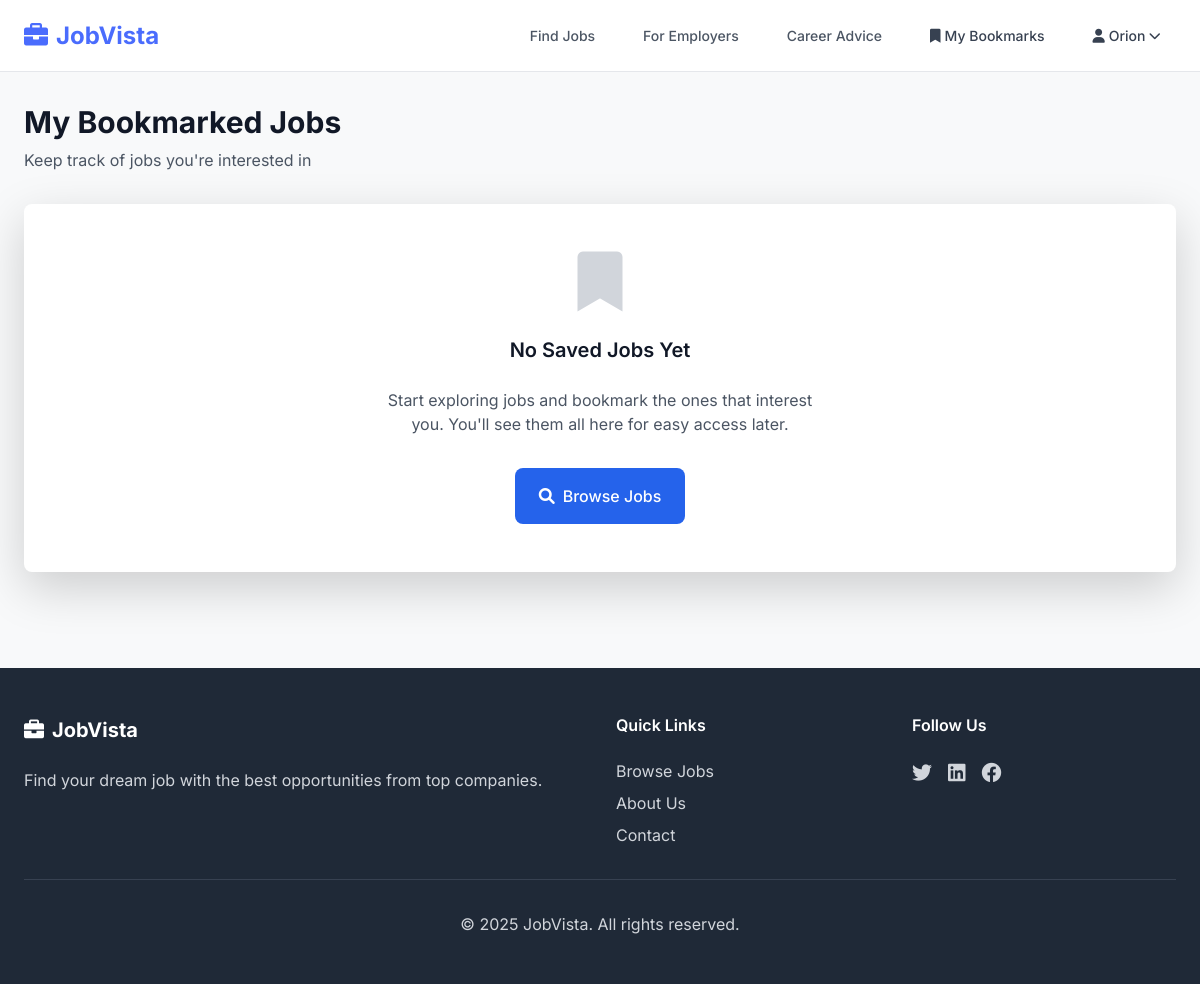
Before: /bookmarks/my_bookmarks/ (signed in) with the older database file.
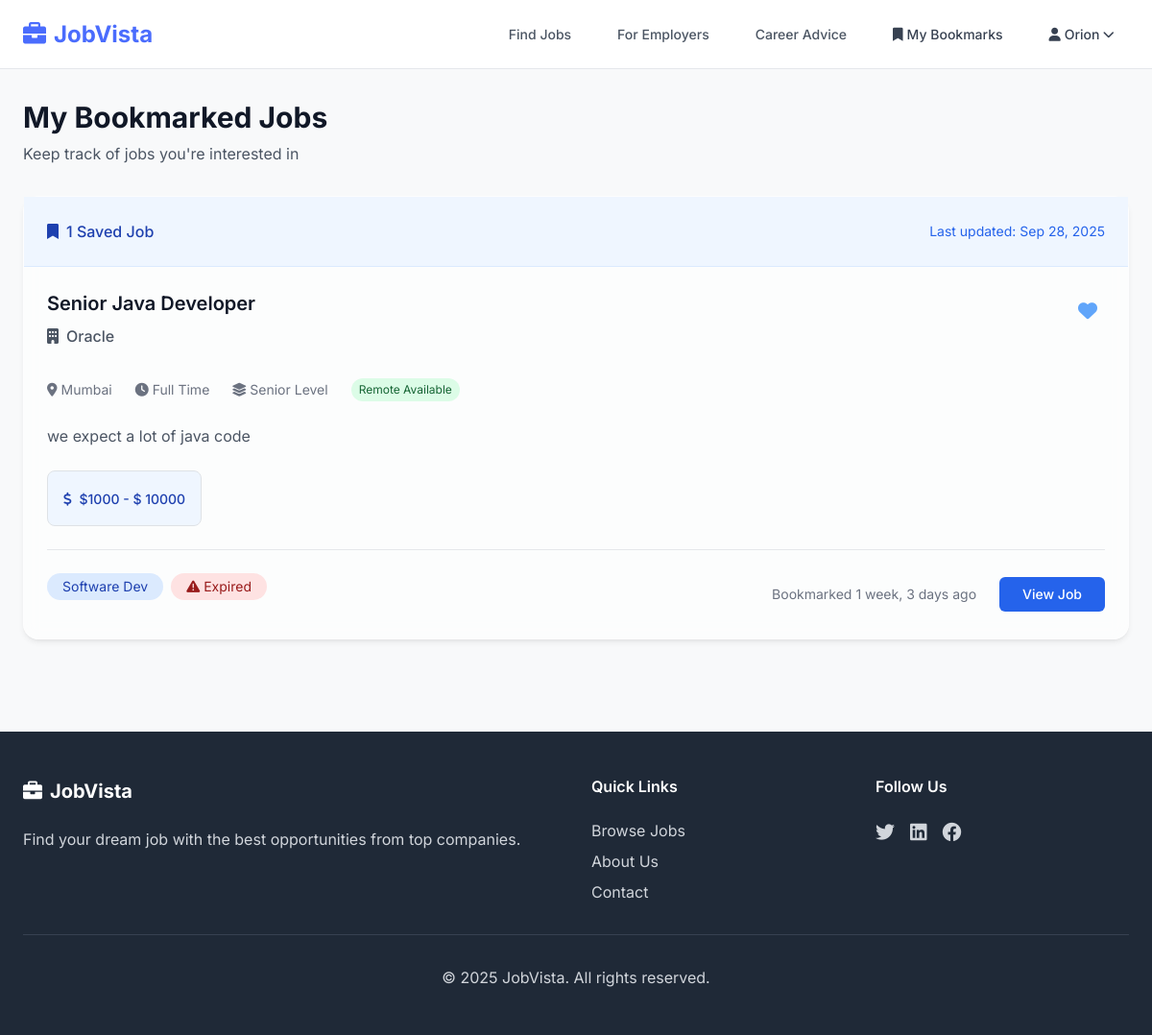
After: the same page with the newer database file.
### bookmarks/models.py (models this page shows, shortened)
class JobBookmark(models.Model):
    user = models.ForeignKey(User, on_delete=models.CASCADE, related_name='bookmarks')
    job = models.ForeignKey(Job, on_delete=models.CASCADE, related_name='bookmarks')
    created_at = models.DateTimeField(auto_now_add=True)
    class Meta:
        unique_together = ('user', 'job')
        verbose_name = "Job Bookmark"
        verbose_name_plural = "Job Bookmarks"

### jobs/models.py (models this page shows, shortened)
class Job(models.Model):
    EMPLOYMENT_TYPES = [
        ('full_time', 'Full Time'),
        ('part_time', 'Part Time'),
        ('contract', 'Contract'),
        ('internship', 'Internship'),
        ('freelance', 'Freelance'),
    ]
    EXPERIENCE_LEVELS = [
        ('entry', 'Entry Level'),
        ('mid', 'Mid Level'),
        ('senior', 'Senior Level'),
        ('executive', 'Executive'),
    ]
    title = models.CharField(max_length=200)
    slug = models.SlugField(unique=True)
    company = models.ForeignKey(Company, on_delete=models.CASCADE, related_name='jobs')
    category = models.ForeignKey(JobCategory, on_delete=models.CASCADE, related_name='jobs')
    description = models.TextField()
    requirements = models.TextField()
    responsibilities = models.TextField()
    salary_min = models.DecimalField(max_digits=10, decimal_places=2, blank=True, null=True)
    salary_max = models.DecimalField(max_digits=10, decimal_places=2, blank=True, null=True)
    employment_type = models.CharField(max_length=20, choices=EMPLOYMENT_TYPES)
    experience_level = models.CharField(max_length=20, choices=EXPERIENCE_LEVELS)
    location = models.CharField(max_length=200)
    remote_available = models.BooleanField(default=False)
    is_active = models.BooleanField(default=True)
    application_deadline = models.DateTimeField(blank=True, null=True)
    created_at = models.DateTimeField(auto_now_add=True)
    updated_at = models.DateTimeField(auto_now=True)
    def get_absolute_url(self):
        return reverse('job_detail', kwargs={'slug': self.slug})
    def is_expired(self):
        if self.application_deadline:
            return timezone.now() > self.application_deadline
        return False
    class Meta:
        ordering = ['-created_at']

class Company(models.Model):
    STATUS_CHOICES = [
        ('pending', 'Pending Approval'),
        ('approved', 'Approved'),
        ('rejected', 'Rejected'),
    ]
    SIZE_CHOICES = [
        ('1-10', '1-10 employees'),
        ('11-50', '11-50 employees'),
        ('51-200', '51-200 employees'),
        ('201-500', '201-500 employees'),
        ('501-1000', '501-1000 employees'),
        ('1000+', '1000+ employees'),
    ]
    name = models.CharField(max_length=200, unique=True)
    description = models.TextField()
    website = models.URLField(blank=True, null=True)
    logo = models.ImageField(upload_to='company_logos/', blank=True, null=True)
    location = models.CharField(max_length=200)
    company_size = models.CharField(max_length=20, choices=SIZE_CHOICES, blank=True, null=True)
    status = models.CharField(max_length=20, choices=STATUS_CHOICES, default='pending')
    created_at = models.DateTimeField(auto_now_add=True)
    class Meta:
        verbose_name_plural = "Companies"

class JobCategory(models.Model):
    name = models.CharField(max_length=100)
    slug = models.SlugField(unique=True)
    class Meta:
        verbose_name_plural = "Job Categories"

### bookmarks/views.py (the view)
# urls.py: path('my_bookmarks/', user_bookmarks, name='user_bookmarks'),
@login_required
def user_bookmarks(request):
    bookmarks = JobBookmark.objects.filter(user=request.user).select_related('job__company')
    paginator = Paginator(bookmarks, 10)
    page_number = request.GET.get('page')
    page_obj = paginator.get_page(page_number)
    context = {
        'page_obj': page_obj,
    }
    return render(request, 'jobs/user_bookmarks.html', context)

### templates/jobs/user_bookmarks.html (shortened to what the changed rows need)
{% extends 'base.html' %}
{% block content %}
    <div class="max-w-7xl mx-auto px-4 sm:px-6 lg:px-8 py-8">
        <div class="mb-8">
            <h1 class="text-3xl font-bold text-gray-900 mb-2">My Bookmarked Jobs</h1>
        </div>
        {% if page_obj %}
            <div class="card card-shadow">
                <div class="bg-blue-50 px-6 py-4 border-b border-blue-100">
                    <div class="flex items-center justify-between">
                    <span class="text-blue-800 font-medium">
                        <i class="fas fa-bookmark mr-2"></i>{{ page_obj.paginator.count }} Saved Job{{ page_obj.paginator.count|pluralize }}
                    </span>
                        <span class="text-sm text-blue-600">
                        Last updated: {{ page_obj.0.created_at|date:"M d, Y" }}
                    </span>
                    </div>
                </div>
                <div class="divide-y divide-gray-200">
                    {% for bookmark in page_obj %}
                        <div class="p-6 hover:bg-white/80 transition duration-300">
                            <div class="flex items-start justify-between">
                                <div class="flex-1">
                                    <div class="flex items-start justify-between mb-3">
                                        <div class="flex-1">
                                            <h3 class="text-xl font-semibold text-gray-900 mb-2">
                                                <a href="{{ bookmark.job.get_absolute_url }}"
                                                   class="hover:text-blue-600 transition duration-300">
                                                    {{ bookmark.job.title }}
                                                </a>
                                            </h3>
                                            <div class="flex items-center text-gray-600 mb-3">
                                                <i class="fas fa-building mr-2"></i>
                                                <span class="font-medium">{{ bookmark.job.company.name }}</span>
                                            </div>
                                        </div>
                                        <button onclick="toggleBookmark({{ bookmark.job.id }})"
                                                id="bookmark-btn-{{ bookmark.job.id }}"
                                                class="like-btn ml-4 p-2 text-red-500 transition duration-300"
                                                title="Remove bookmark">
                                            <i class="fas dil fa-heart text-xl {% if job.id in bookmarked_job_ids %}text-red-500{% else %}text-blue-400{% endif %}"></i>
                                        </button>
                                    </div>
                                    <div class="flex flex-wrap items-center gap-4 text-sm text-gray-500 mb-4">
                                    <span class="flex items-center">
                                        <i class="fas fa-map-marker-alt mr-1"></i>
                                        {{ bookmark.job.location }}
                                    </span>
                                        <span class="flex items-center">
                                        <i class="fas fa-clock mr-1"></i>
                                        {{ bookmark.job.get_employment_type_display }}
                                    </span>
                                        <span class="flex items-center">
                                        <i class="fas fa-layer-group mr-1"></i>
                                        {{ bookmark.job.get_experience_level_display }}
                                    </span>
                                        {% if bookmark.job.remote_available %}
                                            <span class="bg-green-100 text-green-800 px-2 py-1 rounded-full text-xs">
                                            Remote Available
                                        </span>
                                        {% endif %}
                                    </div>
                                    <p class="text-gray-600 mb-4 line-clamp-2">
                                        {{ bookmark.job.description|truncatewords:25 }}
                                    </p>
                                    {% if bookmark.job.salary_min or bookmark.job.salary_max %}
                                        <div class="bg-blue-50 border border-blue-200 rounded-lg p-3 mb-4 inline-block">
                                        <span class="text-blue-800 font-medium text-sm">
                                            <i class="fas fa-dollar-sign mr-1"></i>
                                            {% if bookmark.job.salary_min and bookmark.job.salary_max %}
                                                ${{ bookmark.job.salary_min|floatformat:0 }} - $
                                                {{ bookmark.job.salary_max|floatformat:0 }}
                                            {% elif bookmark.job.salary_min %}
                                                From ${{ bookmark.job.salary_min|floatformat:0 }}
                                            {% elif bookmark.job.salary_max %}
                                                Up to ${{ bookmark.job.salary_max|floatformat:0 }}
                                            {% endif %}
                                        </span>
                                        </div>
                                    {% endif %}
                                    <div class="flex flex-col sm:flex-row sm:items-center sm:justify-between pt-4 border-t border-gray-200">
                                        <div class="flex items-center gap-2 mb-3 sm:mb-0">
                                        <span class="bg-blue-100 text-blue-800 px-3 py-1 rounded-full text-sm">
                                            {{ bookmark.job.category.name }}
                                        </span>
                                            {% if bookmark.job.is_expired %}
                                                <span class="bg-red-100 text-red-800 px-3 py-1 rounded-full text-sm">
                                                <i class="fas fa-exclamation-triangle mr-1"></i>Expired
                                            </span>
                                            {% endif %}
                                        </div>
                                        <div class="flex items-center gap-4">
                                        <span class="text-sm text-gray-500">
                                            Bookmarked {{ bookmark.created_at|timesince }} ago
                                        </span>
                                            <a href="{{ bookmark.job.get_absolute_url }}"
                                               class="bg-blue-600 text-white px-4 py-2 rounded-md hover:bg-blue-700 transition duration-300 text-sm font-medium">
                                                View Job
                                            </a>
                                        </div>
                                    </div>
                                </div>
                            </div>
                        </div>
                    {% endfor %}
                </div>
            </div>
        {% else %}
            <div class="bg-white rounded-lg shadow-lg p-12 text-center">
                <div class="max-w-md mx-auto">
                    <i class="fas fa-bookmark text-6xl text-gray-300 mb-6"></i>
                    <h3 class="text-xl font-semibold text-gray-900 mb-4">No Saved Jobs Yet</h3>
                    <p class="text-gray-600 mb-8">
                        Start exploring jobs and bookmark the ones that interest you.
                        You'll see them all here for easy access later.
                    </p>
                    <a href="{% url 'home' %}"
                       class="inline-flex items-center bg-blue-600 text-white px-6 py-3 rounded-lg hover:bg-blue-700 transition duration-300 font-medium">
                        <i class="fas fa-search mr-2"></i>
                        Browse Jobs
                    </a>
                </div>
            </div>
        {% endif %}
    </div>
{% endblock %}

Changed rows visible on the page:
added JobBookmark: created_at "Sep 28, 2025", job "Senior Java Developer", job.company.name "Oracle", job.location "Mumbai", job.employment_type "Full Time", job.experience_level "Senior Level", shows "Remote Available", job.description "we expect a lot of java code", job.salary_min "1000", job.salary_max "10000", job.category.name "Software Dev", shows "Expired", created_at "1 week, 3 days"
Other visible differences:
{{ page_obj.paginator.count }}: (not shown) → "1"
text no longer shown: "No Saved Jobs Yet Start exploring jobs and bookmark the ones that interest you. You'll see them all here for easy access later. Browse Jobs"
text now shown: "Saved Job Last updated:"
